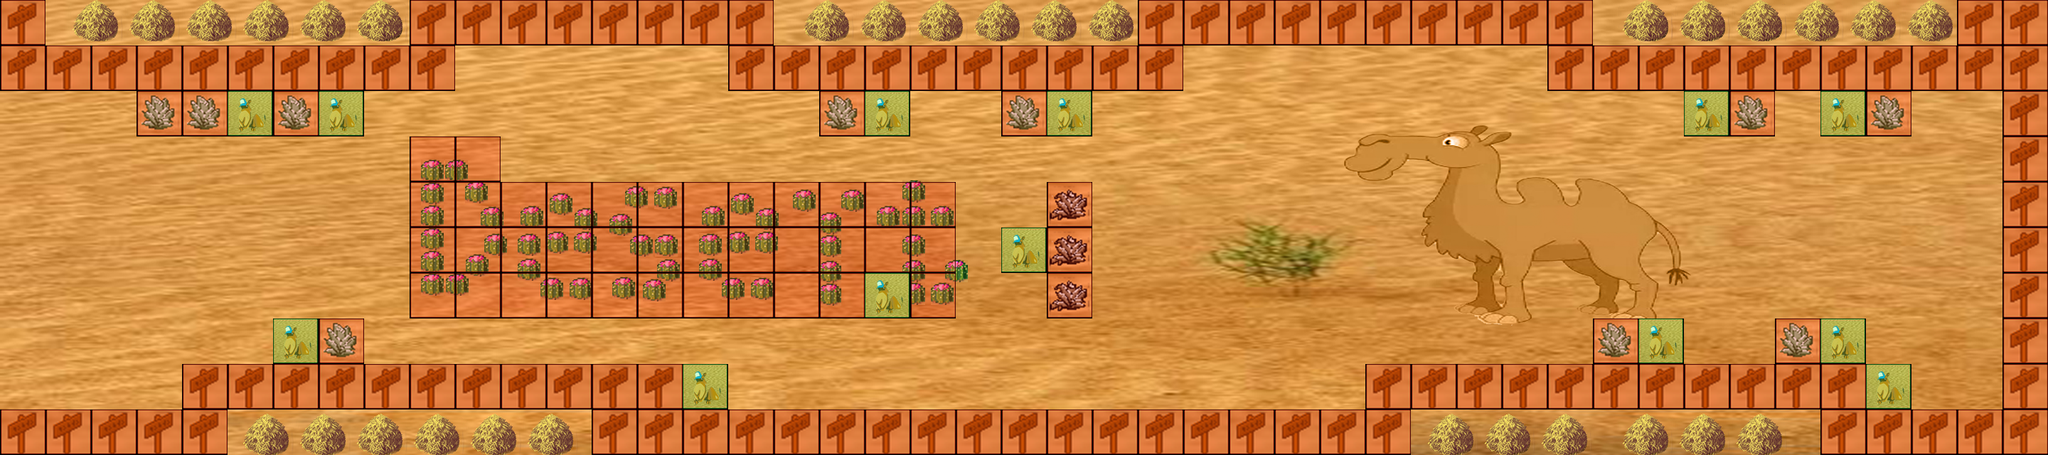

A level layout from a 2D game, rendered from its tile map. Below: a short description, then the map file with tile-grid data replaced by summaries:
An orthogonal 45x10 tile map with 64x64 px tiles, 4 tile layers (plain, zh, animal, meta), 4 tilesets and 17 objects (16x enemy, pa).

<map version="1.0" orientation="orthogonal" renderorder="right-down" width="45" height="10" tilewidth="64" tileheight="64">
 <tileset firstgid="1" name="plain" tilewidth="64" tileheight="64">
  <image source="plain.png" width="2880" height="640" />
 </tileset>
 <tileset firstgid="451" name="animal4" tilewidth="64" tileheight="64">
  <image source="animal4.png" width="64" height="64" />
 </tileset>
 <tileset firstgid="452" name="zh" tilewidth="64" tileheight="64">
  <image source="zh.png" width="192" height="64" />
 </tileset>
 <tileset firstgid="455" name="meta" tilewidth="64" tileheight="64">
  <image source="meta.png" width="128" height="64" />
  <tile id="0">
   <properties>
    <property name="Collidable" value="" />
   </properties>
  </tile>
  <tile id="1">
   <properties>
    <property name="Collection" value="" />
   </properties>
  </tile>
 </tileset>
 <layer name="plain" width="45" height="10">
  <data>[450 cells, 450 non-empty, 450 distinct tile ids]</data>
 </layer>
 <layer name="zh" width="45" height="10">
  <properties>
   <property name="zh" value="ture" />
  </properties>
  <data>[450 cells, 122 non-empty, 3 distinct tile ids]</data>
 </layer>
 <objectgroup name="hero">
  <object name="pa" x="36.3636" y="239.394" />
  <object name="enemy" x="2715.15" y="296.97" />
  <object name="enemy" x="2518.18" y="348.485" />
  <object name="enemy" x="2263.64" y="206.061" />
  <object name="enemy" x="2145.45" y="457.576" />
  <object name="enemy" x="1966.67" y="215.152" />
  <object name="enemy" x="1806.06" y="466.667" />
  <object name="enemy" x="1830.3" y="336.364" />
  <object name="enemy" x="1572" y="230" />
  <object name="enemy" x="1306" y="484" />
  <object name="enemy" x="1064" y="470" />
  <object name="enemy" x="1106" y="214" />
  <object name="enemy" x="1320" y="232" />
  <object name="enemy" x="1374" y="228" />
  <object name="enemy" x="1480" y="468" />
  <object name="enemy" x="1570" y="490" />
  <object name="enemy" x="1630" y="416" />
 </objectgroup>
 <layer name="animal" width="45" height="10">
  <data>[450 cells, 13 non-empty, 1 distinct tile ids]</data>
 </layer>
 <layer name="meta" width="45" height="10">
  <data>[450 cells, 172 non-empty, 2 distinct tile ids]</data>
 </layer>
</map>